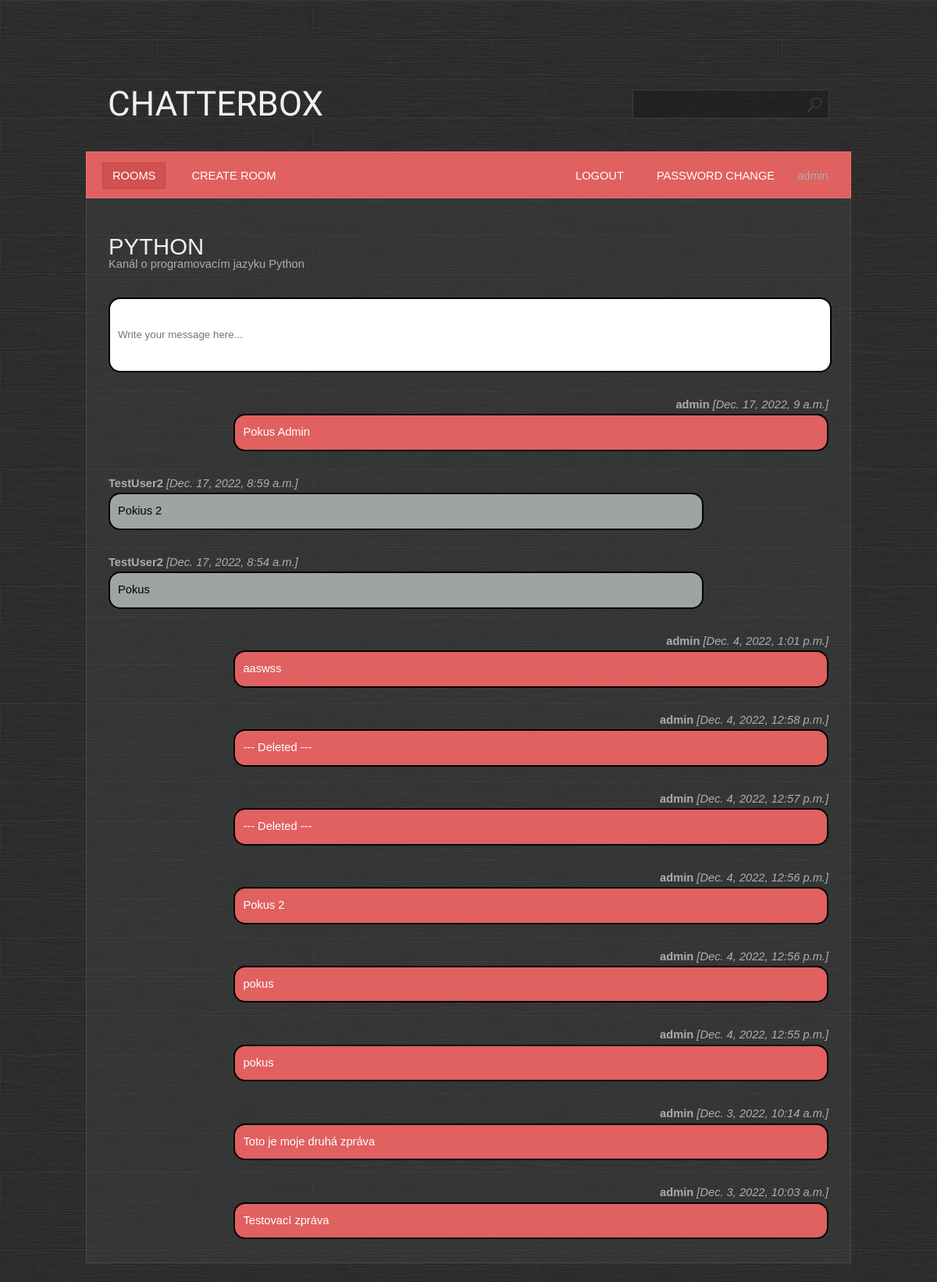
The page /room/detail/2/ (signed in) on the database its author committed.
### base/models.py (models this page shows, shortened)
class Room(Model):
    name = models.CharField(max_length=200, unique=True)
    description = models.TextField(null=True, blank=True)
    participants = models.ManyToManyField(User, related_name='participants', blank=True)
    created = models.DateTimeField(auto_now_add=True)
    updated = models.DateTimeField(auto_now=True)
    class Meta:
        ordering = ['-created', 'name']

class Message(Model):
    body = models.TextField()
    room = models.ForeignKey(Room, on_delete=models.CASCADE)
    user = models.ForeignKey(User, on_delete=models.CASCADE)
    created = models.DateTimeField(auto_now_add=True)
    updated = models.DateTimeField(auto_now=True)
    class Meta:
        ordering = ['-created', 'body']

### base/views.py (the view, shortened to what this page needs)
# urls.py: path('room/detail/<pk>/', base.views.room, name='room'),
@login_required
@permission_required(['base.view_room', 'base.view_message'])
def room(request, pk):
    LOGGER.warning(request.method)
    room = Room.objects.get(id=pk)
    messages = room.message_set.all()
    context = {'messages': messages, 'room': room}
    return render(request, template_name='base/room.html', context=context)

### base/templates/base/room.html (shortened to what this page needs)
{% extends 'main.html' %}
{% block content %}
    <h1>{{ room.name }}</h1>
    <div class="box">{{ room.description }}</div>
    <div class="box room__message">
        {% if perms.base.add_message %}
            <form method="POST">
                <input name="body" placeholder="Write your message here..."/>
            </form>
        {% endif %}
    </div>
    {% for message in messages %}
        <div class="box">
            {% if user == message.user %}
                <div style="float: right"><b>{{ message.user }}</b> <i>[{{ message.created }}]</i></div>
                <div class="message" style="float: right; background-color: #e16060; color: white;">{{ message.body }}</div>
            {% else %}
                <div><b>{{ message.user }}</b> <i>[{{ message.created }}]</i></div>
                <div class="message">{{ message.body }}</div>
            {% endif %}
        </div>
    {% endfor %}
{% endblock %}

### templates/navbar.html
<ul>
    {% if user.is_authenticated %}
        <li class="first active">
            <a href="{% url 'rooms' %}">Rooms</a>
        </li>
        {% if perms.base.add_room %}
            <li>
                <a href="{% url 'room_create' %}">Create room</a>
            </li>
        {% endif %}
        <li class="last-child">
            {{ user.username }}
        </li>
        <li class="last-child">
            <a href="{% url 'password_change' %}">Password change</a>
        </li>
        <li class="last-child">
            <a href="{% url 'logout' %}">Logout</a>
        </li>
    {% else %}
        <li class="last-child">
            <a href="{% url 'login' %}">Login</a>
        </li>
    {% endif %}
</ul><br class="clearfix"/>

### static/styles/style.css (style rules this page uses)
* { margin: 0; padding: 0; }
a { text-decoration: underline; color: #e8e8e8; }
body { font-size: 11pt; line-height: 1.6em; font-family: Arial, sans-serif; background: #9ea3a3; color: #adadad; background: url(/static/images/bg.jpg); }
h1,h2,h3,h4 { text-transform: uppercase; font-weight: normal; color: #f0f0f0; }
ul { margin-bottom: 1.25em; }
ul { list-style: none; }
.last-child { float:right; }
.message { width: 80%; padding: 10px; color: black; background: #9ea3a3; border-radius: 15px; border: 2px solid black; }
.room__message { background: white; border-radius: 15px; border: 2px solid black; width: 100%; }
.room__message > form > input { resize: none; border: none; outline: none; padding: 10px; height: 4.5rem; width: 100%; }
.box { overflow: hidden; margin: 0 0 30px 0; }
#menu a { text-decoration: none; text-transform: uppercase; color: #ffffff; padding: 8px 12px 8px 12px; border: solid 1px #e16060; }
#menu ul { list-style: none; }
#menu ul li { display: inline; padding: 0 8px 0 8px; }
#menu ul li.first { padding-left: 0; }
#menu ul li.active a { background: #D15050; border: solid 1px #C64545; }

### rows shown on the page
Room: name "PYTHON", description "Kanál o programovacím jazyku Python"
Message: user "admin", created "Dec. 17, 2022, 9 a.m.", body "Pokus Admin"
Message: user "TestUser2", created "Dec. 17, 2022, 8:59 a.m.", body "Pokius 2"
Message: user "TestUser2", created "Dec. 17, 2022, 8:54 a.m.", body "Pokus"
Message: user "admin", created "Dec. 4, 2022, 1:01 p.m.", body "aaswss"
Message: user "admin", created "Dec. 4, 2022, 12:58 p.m.", body "--- Deleted ---"
Message: user "admin", created "Dec. 4, 2022, 12:57 p.m.", body "--- Deleted ---"
Message: user "admin", created "Dec. 4, 2022, 12:56 p.m.", body "Pokus 2"
Message: user "admin", created "Dec. 4, 2022, 12:56 p.m.", body "pokus"
Message: user "admin", created "Dec. 4, 2022, 12:55 p.m.", body "pokus"
Message: user "admin", created "Dec. 3, 2022, 10:14 a.m.", body "Toto je moje druhá zpráva"
Message: user "admin", created "Dec. 3, 2022, 10:03 a.m.", body "Testovací zpráva"

### other values the page prints
{{ user.username }} "admin"
